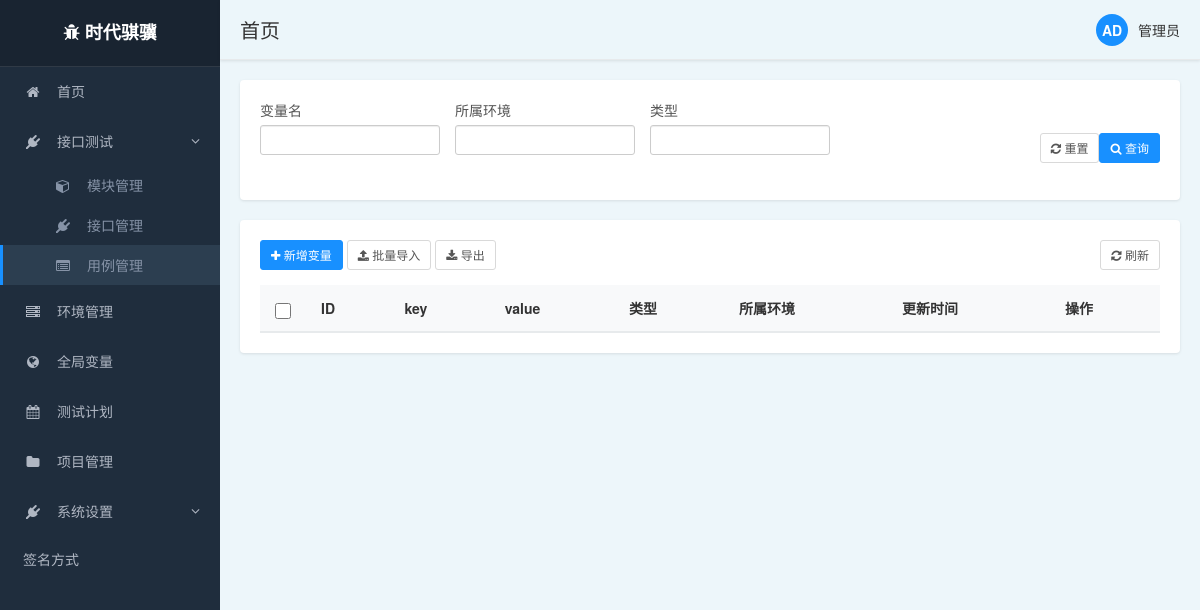
The page /front/variable/list/ on the database as committed earlier.
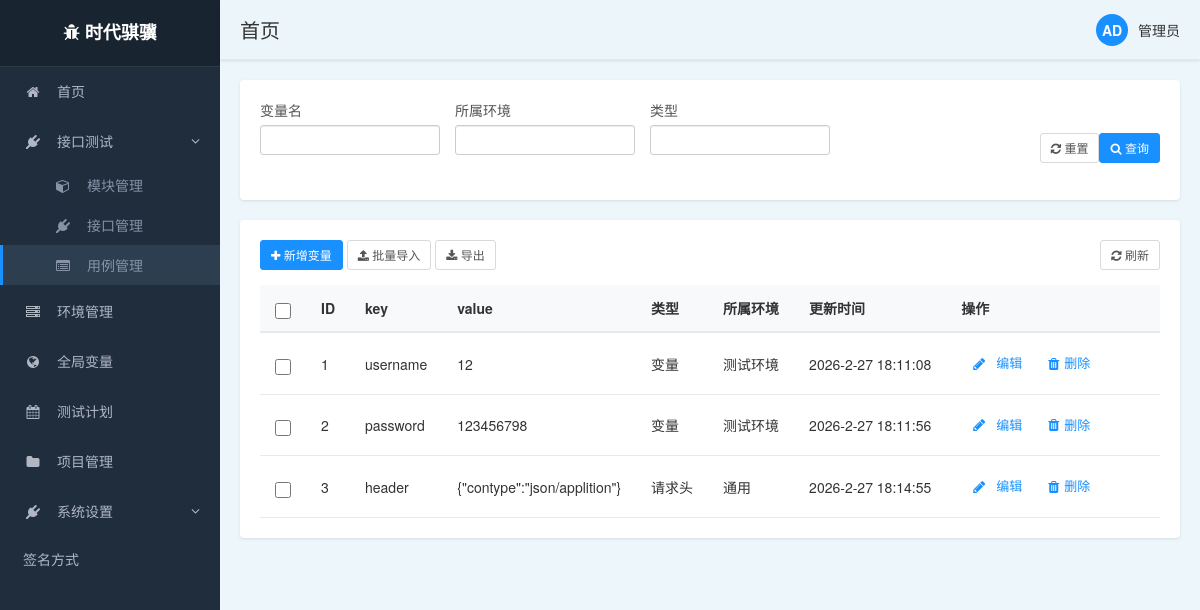
The same page on the database as committed later.
### front/models.py (models this page shows, shortened)
class variable(models.Model):
    key = models.CharField(max_length=50)
    value = models.CharField(max_length=100)
    TYPE_CHOICES = (
        ('val', '变量'),
        ('header', '请求头'),
    )
    var_type = models.CharField(max_length=20, verbose_name='变量类型', choices=TYPE_CHOICES)
    evn = models.ForeignKey(
        evn_config,
        on_delete=models.CASCADE,
        related_name='variables',
        verbose_name='所属环境'
    )
    created_at = models.DateTimeField(auto_now_add=True, verbose_name='创建时间')
    updated_at = models.DateTimeField(auto_now=True, verbose_name='更新时间')
    class Meta:
        db_table = 'variable'  # 明确指定表名
        verbose_name = '变量'
        verbose_name_plural = '变量'

class evn_config(models.Model):
    evn_name= models.CharField(max_length=50)
    project = models.ForeignKey(
        project,
        on_delete=models.CASCADE,
        related_name='environments',
        verbose_name='所属项目'
    )
    description = models.CharField(max_length=100,blank=True, null=True)
    test_object_config = models.JSONField(verbose_name='测试对象配置',blank=True, null=True,default=dict)
    database_config = models.JSONField(verbose_name='数据库配置',blank=True, null=True,default=dict)
    created_at = models.DateTimeField(auto_now_add=True, verbose_name='创建时间')
    updated_at = models.DateTimeField(auto_now=True, verbose_name='更新时间')
    class Meta:
        db_table = 'evn_config'  # 明确指定表名
        verbose_name = '环境配置'
        verbose_name_plural = '环境配置'
        unique_together = ['project', 'evn_name']

### front/views.py (the view)
# urls.py: path('variable/list/', views.variable_list),
def variable_list(request):
    variable_querylist = models.variable.objects.filter()
    evn_list = models.evn_config.objects.all()
    type_list = models.variable.TYPE_CHOICES
    content = {
        "variable_querylist": variable_querylist,
        "evn_list": evn_list,
        "type_list": type_list
    }
    return render(request, 'project/variable.html', content)

### templates/project/variable.html (shortened to what this page needs)
{% extends "../base1.html" %}
{% block body %}
        <div class="filter-panel">
            <div class="filter-row">
                <div class="filter-item ">
                    <div>
                        <label for="variable-name">变量名</label>
                    </div>
                    <div>
                        <input id="variable-name" class="form-control input-sm">
                    </div>
                </div>
                <div class="filter-item">
                    <label for="project">所属环境</label>
                    <input id="env-name" class="form-control input-sm">
                </div>
                <div class="filter-item">
                    <label for="project">类型</label>
                    <input id="variable-type" class="form-control input-sm">
                </div>
            </div>
            <div class="filter-actions">
                <button type="button" class="btn btn-default btn-sm btn-outline">
                    <i class="fa fa-refresh"></i> 重置
                </button>
                <button type="button" class="btn btn-primary btn-sm">
                    <i class="fa fa-search"></i> 查询
                </button>
            </div>
        </div>
        <div class="main-panel">
        <div class="table-actions">
            <div>
                <button type="button" class="btn btn-primary btn-sm" id="add-val-btn">
                    <i class="fa fa-plus"></i> 新增变量
                </button>
                <button type="button" class="btn btn-default btn-sm btn-outline">
                    <i class="fa fa-upload"></i> 批量导入
                </button>
                <button type="button" class="btn btn-default btn-sm btn-outline">
                    <i class="fa fa-download"></i> 导出
                </button>
            </div>
            <div>
                <button type="button" class="btn btn-default btn-sm btn-outline">
                    <i class="fa fa-refresh"></i> 刷新
                </button>
            </div>
        </div>
            <div class="table-responsive">
            <table class="data-table">
                <thead>
                <tr>
                    <th class="select-column">
                        <input type="checkbox" id="select-all" class="select-checkbox">
                    </th>
                    <th>ID</th>
                    <th>key</th>
                    <th>value</th>
                    <th>类型</th>
                    <th>所属环境</th>
                    <th>更新时间</th>
                    <th>操作</th>
                </tr>
                </thead>
                <tbody>
                {% for var in variable_querylist %}
                    <tr>
                        <td class="select-column">
                            <input type="checkbox" class="select-checkbox case-select" data-id="{{ var.id }}">
                        </td>
                        <td>{{ var.id }}</td>
                        <td>{{ var.key }}</td>
                        <td>{{ var.value }}</td>
                        <td>{{ var.get_var_type_display }}</td>
                        <td>{{ var.evn.evn_name }}</td>
                        <td>{{ var.updated_at|date:"Y-n-j H:i:s" }}</td>
                        <td>
                            <div class="action-box">
                               <div class="action-item">
                                   <i class="fa fa-pencil action-icon"></i>
                                   <button class="action-text" style="color: inherit; border: none;
                                   outline: none;background: transparent;" onclick="bindBtnEditEvent({{ var.id }})">编辑</button>
                               </div>
                                <div class="action-item">
                                    <i class="fa fa-trash action-icon"></i>
                                    <a class="action-text" style="color: inherit;" href="/front/variable/delete/{{ var.id }}/">删除</a>
                                </div>
                            </div>
                        </td>
                    </tr>
                {% endfor %}
                </tbody>
            </table>
            </div>
{% endblock %}

### templates/base1.html (shortened to what this page needs)
<!DOCTYPE html>
<html lang="zh-CN">
<head>
    <link rel="stylesheet" href="/static/css/bootstrap.css">
    <link rel="stylesheet" href="/static/css/font-awesome/css/font-awesome.min.css">
    <link rel="stylesheet" href="/static/css/base1.css">
    <link rel="stylesheet" href="https://cdnjs.cloudflare.com/ajax/libs/jqueryui/1.13.2/themes/base/jquery-ui.min.css">
</head>
<body>
    <nav class="sidebar">
        <div class="logo">
            <i class="fa fa-bug"></i>
            <span>时代骐骥</span>
        </div>
        <ul class="nav nav-pills nav-stacked">
            <li>
                <a href="#">
                    <i class="fa fa-home"></i>
                    <span>首页</span>
                </a>
            </li>
            <li>
                <a href="#interface-test" data-toggle="collapse" class="collapse-toggle">
                    <i class="fa fa-plug"></i>
                    <span>接口测试</span>
                </a>
                <div id="interface-test" class="collapse in">
                    <ul class="nav nav-second-level">
                        <li>
                            <a href="#">
                                <i class="fa fa-cube"></i>
                                <span>模块管理</span>
                            </a>
                        </li>
                        <li>
                            <a href="/front/interface/list/">
                                <i class="fa fa-plug"></i>
                                <span>接口管理</span>
                            </a>
                        </li>
                        <li class="active">
                            <a href="/front/case/list/">
                                <i class="fa fa-list-alt"></i>
                                <span>用例管理</span>
                            </a>
                        </li>
                    </ul>
                </div>
            </li>
            <li>
                <a href="/front/evn/list/">
                    <i class="fa fa-server"></i>
                    <span>环境管理</span>
                </a>
            </li>
            <li>
                <a href="/front/variable/list/">
                    <i class="fa fa-globe"></i>
                    <span>全局变量</span>
                </a>
            </li>
            <li>
                <a href="#">
                    <i class="fa fa-calendar"></i>
                    <span>测试计划</span>
                </a>
            </li>
            <li>
                <a href="/front/project/list/">
                    <i class="fa fa-folder"></i>
                    <span>项目管理</span>
                </a>
            </li>
            <li>
                <a href="#system" data-toggle="collapse" class="collapse-toggle"><i class="fa fa-plug"></i>
                    <span>系统设置</span>
                </a>
                <div id="system" class="collapse in">
                    <ul class="nav">
                        <li><a href="/base/sign/" class="">签名方式</a></li>
                    </ul>
                </div>
            </li>
        </ul>
    </nav>
    <div class="header">
        <h1 class="page-title">首页</h1>
        <div class="user-info">
            <div class="user-avatar">AD</div>
            <span>管理员</span>
        </div>
    </div>
    <div class="main-content">
        {% block body %}
        {% endblock %}
    </div>
</body>
</html>

### static/css/base1.css (style rules this page uses)
:root { --primary-color: #1890ff; --sidebar-bg: #1f2d3d; --sidebar-hover: #2c3e50; --header-bg: #f8f9fa; --card-bg: #ffffff; }
body { font-family: "Helvetica Neue", Helvetica, Arial, sans-serif; font-size: 14px; background-color: #f0f2f5; margin: 0; padding: 0; display: grid; grid-template-areas: "sidebar header" "sidebar main"; grid-template-columns: 220px 1fr; grid-template-rows: 60px 1fr; height: 100vh; overflow: hidden; }
.sidebar { grid-area: sidebar; background-color: var(--sidebar-bg); box-shadow: 2px 0 6px rgba(0, 0, 0, 0.1); overflow-y: auto; }
.sidebar .logo { padding: 20px 15px; color: white; font-size: 18px; font-weight: bold; text-align: center; background-color: rgba(0, 0, 0, 0.2); border-bottom: 1px solid rgba(255, 255, 255, 0.1); }
.sidebar .nav > li > a { color: #b0b7c3; padding: 14px 20px; border-left: 3px solid transparent; transition: all 0.3s; }
.sidebar .nav > li.active > a { color: white; background-color: var(--sidebar-hover); border-left-color: var(--primary-color); }
.sidebar .nav .fa { margin-right: 10px; width: 20px; text-align: center; }
.sidebar .nav .nav-second-level { padding-left: 0; }
.sidebar .nav .nav-second-level > li > a { padding: 10px 15px 10px 50px; color: #8693a7; }
.sidebar .nav .collapse-toggle::after { content: '\f107'; font-family: 'FontAwesome'; float: right; transition: transform 0.3s; }
.header { grid-area: header; background-color: #ecf6fa; border-bottom: 1px solid #e7eaec; display: flex; justify-content: space-between; align-items: center; padding: 0 20px; box-shadow: 0 1px 3px rgba(0, 0, 0, 0.1); z-index: 999; }
.header .page-title { margin: 0; font-size: 20px; font-weight: 500; }
.user-info { display: flex; align-items: center; }
.user-avatar { width: 32px; height: 32px; border-radius: 50%; margin-right: 10px; background-color: var(--primary-color); color: white; display: flex; align-items: center; justify-content: center; font-weight: bold; }
.main-content { grid-area: main; padding: 20px; overflow-y: auto; background-color:#edf6fa }
.filter-panel { display:flex; background-color: var(--card-bg); padding: 20px; margin-bottom: 20px; border-radius: 4px; box-shadow: 0 1px 3px rgba(0, 0, 0, 0.1); justify-content: space-between; }
.filter-row { display: flex; flex-wrap: wrap; margin-bottom: 15px; }
.filter-item { margin-right: 15px; margin-bottom: 10px; min-width: 180px; }
.filter-item label { display: block; margin-bottom: 5px; font-weight: normal; color: #555; }
.filter-actions { display: flex; margin-top: 15px; align-items: center; }
.main-panel { background-color: var(--card-bg); padding: 20px; border-radius: 4px; box-shadow: 0 1px 3px rgba(0, 0, 0, 0.1); }
.table-responsive { border: none; }
.data-table { width: 100%; border-collapse: collapse; overflow: hidden; white-space: nowrap; text-overflow: ellipsis; }
.data-table thead { background-color: #f8f9fa; }
.data-table th { padding: 12px 15px; text-align: left; border-bottom: 2px solid #e7eaec; font-weight: 600; color: #333; }
.data-table td { padding: 12px 15px; border-bottom: 1px solid #e7eaec; vertical-align: middle; }
.btn-primary { background-color: var(--primary-color); border-color: var(--primary-color); }
.btn-outline { background-color: transparent; border: 1px solid #d9d9d9; color: #555; }
.action-box { display: flex; align-items: center; padding: 8px 12px;   border-radius: 4px; min-width: 210px; }
.action-item { display: flex; align-items: center; margin-right: 20px; color: var(--primary-color); cursor: pointer; transition: color 0.2s; }
.action-item:last-child { margin-right: 0; }
.action-icon { margin-right: 5px; font-size: 14px; }
.action-text { font-size: 13px; }
.select-column { width: 10px; }
.select-checkbox { width: 16px; height: 16px; cursor: pointer; vertical-align: middle; }
.table-actions { display: flex; justify-content: space-between; align-items: center; margin-bottom: 15px; }

Rows that differ between the two databases and show on the page:
added variable: id "1", key "username", value "12", var_type "变量", evn.evn_name "测试环境", updated_at "2026-2-27 18:11:08"
added variable: id "2", key "password", value "123456798", var_type "变量", evn.evn_name "测试环境", updated_at "2026-2-27 18:11:56"
added variable: id "3", key "header", value "{\"contype\":\"json/applition\"}", var_type "请求头", evn.evn_name "通用", updated_at "2026-2-27 18:14:55"
